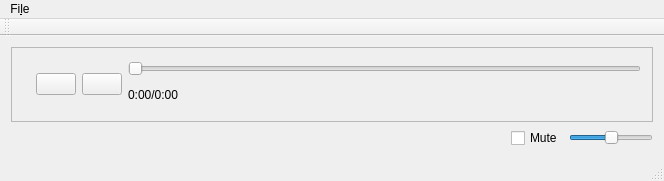
<?xml version="1.0" encoding="UTF-8"?>
<ui version="4.0">
 <class>MainWindow</class>
 <widget class="QMainWindow" name="MainWindow">
  <property name="geometry">
   <rect>
    <x>0</x>
    <y>0</y>
    <width>664</width>
    <height>181</height>
   </rect>
  </property>
  <property name="windowTitle">
   <string>MainWindow</string>
  </property>
  <widget class="QWidget" name="centralWidget">
   <layout class="QVBoxLayout" name="verticalLayout">
    <item>
     <layout class="QVBoxLayout" name="LayoutVideo"/>
    </item>
    <item>
     <widget class="QFrame" name="frame">
      <property name="layoutDirection">
       <enum>Qt::LeftToRight</enum>
      </property>
      <property name="autoFillBackground">
       <bool>false</bool>
      </property>
      <property name="frameShape">
       <enum>QFrame::StyledPanel</enum>
      </property>
      <property name="frameShadow">
       <enum>QFrame::Raised</enum>
      </property>
      <property name="lineWidth">
       <number>2</number>
      </property>
      <layout class="QHBoxLayout" name="horizontalLayout">
       <item>
        <widget class="QLabel" name="label_albumArt">
         <property name="text">
          <string/>
         </property>
        </widget>
       </item>
       <item>
        <widget class="QPushButton" name="PlayPause">
         <property name="enabled">
          <bool>true</bool>
         </property>
         <property name="font">
          <font>
           <stylestrategy>PreferDefault</stylestrategy>
          </font>
         </property>
         <property name="statusTip">
          <string/>
         </property>
         <property name="whatsThis">
          <string/>
         </property>
         <property name="autoFillBackground">
          <bool>false</bool>
         </property>
         <property name="locale">
          <locale language="English" country="UnitedStates"/>
         </property>
         <property name="text">
          <string/>
         </property>
         <property name="icon">
          <iconset resource="imagesbuttons.qrc">
           <normaloff>:/new/prefix1/start3.png</normaloff>:/new/prefix1/start3.png</iconset>
         </property>
         <property name="iconSize">
          <size>
           <width>44</width>
           <height>41</height>
          </size>
         </property>
         <property name="shortcut">
          <string/>
         </property>
         <property name="autoDefault">
          <bool>false</bool>
         </property>
         <property name="default">
          <bool>false</bool>
         </property>
         <property name="flat">
          <bool>false</bool>
         </property>
        </widget>
       </item>
       <item>
        <widget class="QPushButton" name="Stop">
         <property name="text">
          <string/>
         </property>
         <property name="icon">
          <iconset resource="imagesbuttons.qrc">
           <normaloff>:/new/prefix1/stop4.png</normaloff>:/new/prefix1/stop4.png</iconset>
         </property>
         <property name="iconSize">
          <size>
           <width>31</width>
           <height>31</height>
          </size>
         </property>
        </widget>
       </item>
       <item>
        <layout class="QVBoxLayout" name="LayoutTimeLine">
         <property name="spacing">
          <number>-1</number>
         </property>
         <property name="sizeConstraint">
          <enum>QLayout::SetDefaultConstraint</enum>
         </property>
         <property name="topMargin">
          <number>2</number>
         </property>
         <property name="rightMargin">
          <number>0</number>
         </property>
         <property name="bottomMargin">
          <number>2</number>
         </property>
         <item>
          <widget class="QSlider" name="TimeSlider">
           <property name="orientation">
            <enum>Qt::Horizontal</enum>
           </property>
          </widget>
         </item>
         <item>
          <widget class="QLabel" name="label">
           <property name="text">
            <string>0:00/0:00</string>
           </property>
          </widget>
         </item>
        </layout>
       </item>
      </layout>
     </widget>
    </item>
    <item>
     <layout class="QHBoxLayout" name="LayoutVolume" stretch="0,0">
      <property name="spacing">
       <number>-1</number>
      </property>
      <property name="sizeConstraint">
       <enum>QLayout::SetMinAndMaxSize</enum>
      </property>
      <property name="leftMargin">
       <number>500</number>
      </property>
      <item>
       <widget class="QCheckBox" name="muteCheckBox">
        <property name="text">
         <string>Mute</string>
        </property>
       </widget>
      </item>
      <item>
       <widget class="QSlider" name="VolumeSlider">
        <property name="maximum">
         <number>100</number>
        </property>
        <property name="pageStep">
         <number>10</number>
        </property>
        <property name="value">
         <number>50</number>
        </property>
        <property name="orientation">
         <enum>Qt::Horizontal</enum>
        </property>
       </widget>
      </item>
     </layout>
    </item>
   </layout>
  </widget>
  <widget class="QMenuBar" name="menuBar">
   <property name="geometry">
    <rect>
     <x>0</x>
     <y>0</y>
     <width>664</width>
     <height>21</height>
    </rect>
   </property>
   <widget class="QMenu" name="menuFile">
    <property name="title">
     <string>Fi&amp;le</string>
    </property>
    <addaction name="actionOpenFile"/>
    <addaction name="actionClose"/>
   </widget>
   <addaction name="menuFile"/>
  </widget>
  <widget class="QToolBar" name="mainToolBar">
   <attribute name="toolBarArea">
    <enum>TopToolBarArea</enum>
   </attribute>
   <attribute name="toolBarBreak">
    <bool>false</bool>
   </attribute>
  </widget>
  <widget class="QStatusBar" name="statusBar"/>
  <action name="actionOpenFile">
   <property name="text">
    <string>&amp;OpenFile</string>
   </property>
  </action>
  <action name="actionClose">
   <property name="text">
    <string>&amp;Close</string>
   </property>
  </action>
 </widget>
 <layoutdefault spacing="6" margin="11"/>
 <resources>
  <include location="imagesbuttons.qrc"/>
 </resources>
 <connections/>
</ui>
